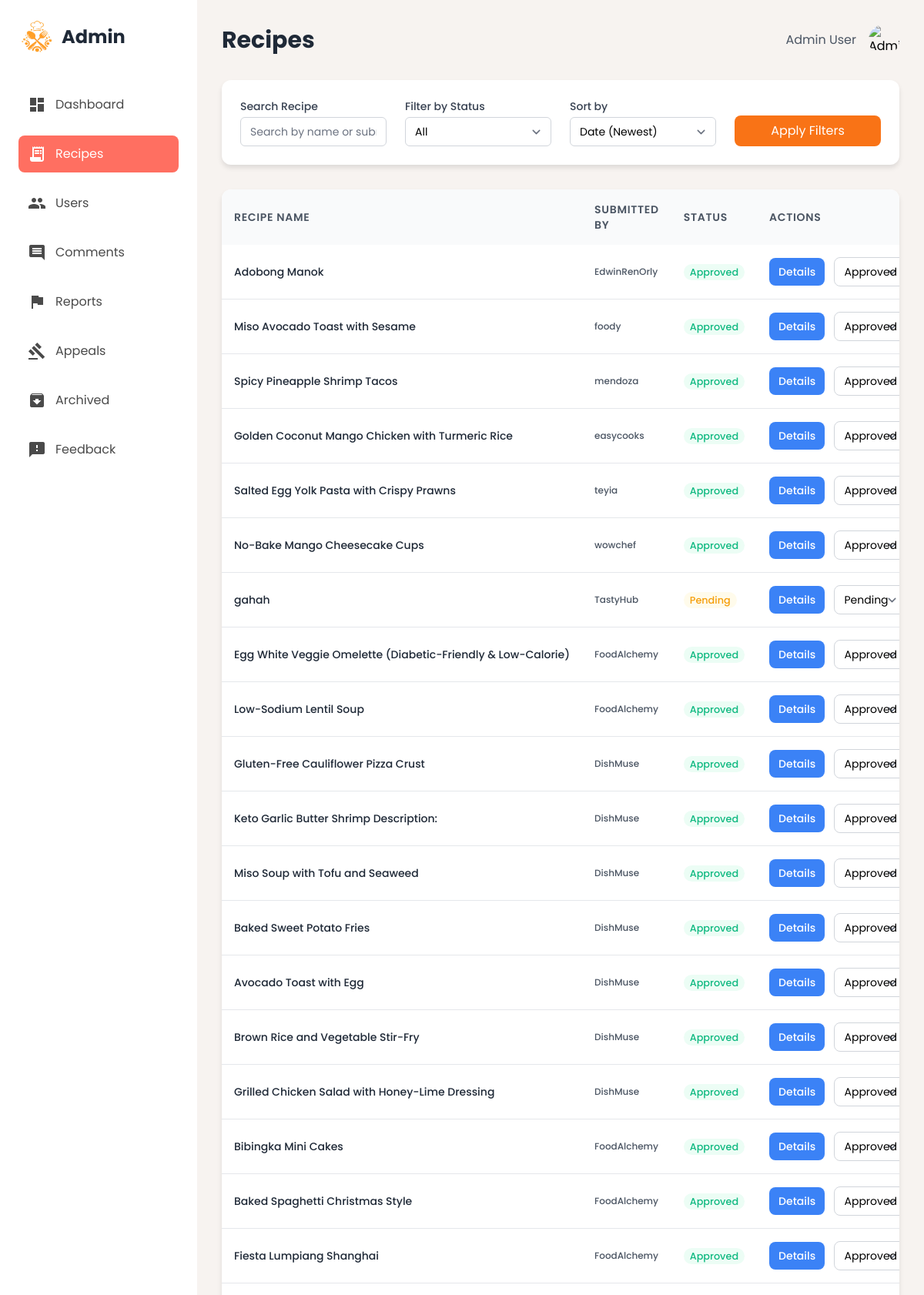
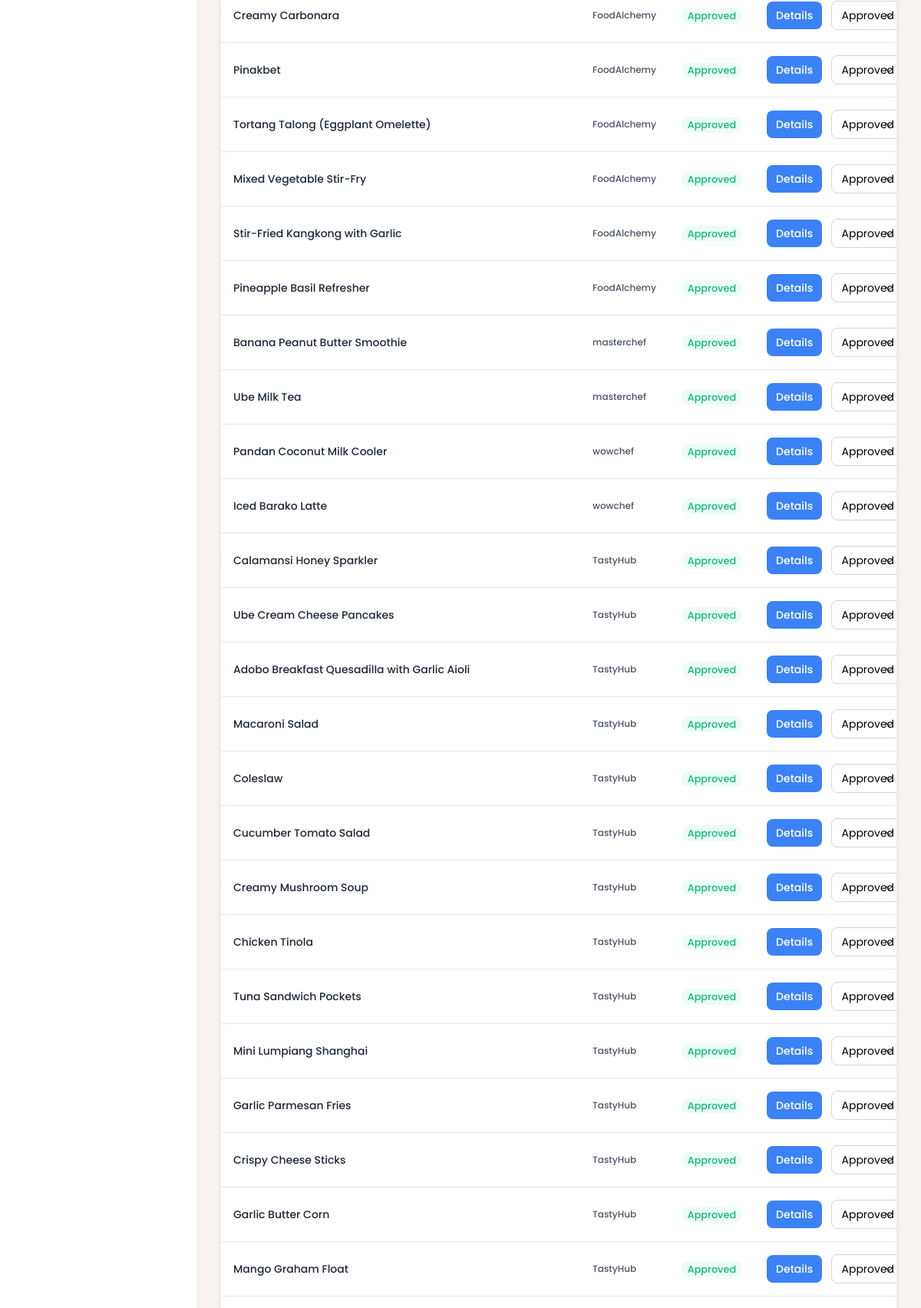
The page /admin_recipe.php (signed in, upper part) on the database its author committed (2 pictures, top to bottom).
### tables this page shows
CREATE TABLE `recipe` (
  `id` int(11) NOT NULL AUTO_INCREMENT,
  `user_id` int(11) NOT NULL,
  `recipe_name` varchar(255) DEFAULT NULL,
  `created_at` timestamp NOT NULL DEFAULT current_timestamp(),
  `image` varchar(255) DEFAULT NULL,
  `recipe_description` text DEFAULT NULL,
  `category` varchar(255) DEFAULT NULL,
  `difficulty` varchar(50) DEFAULT NULL,
  `preparation` varchar(50) DEFAULT NULL,
  `cooktime` varchar(255) DEFAULT NULL,
  `budget` varchar(50) DEFAULT NULL,
  `status` enum('pending','approved','rejected','archived') DEFAULT 'pending',
  `rejection_reason` text DEFAULT NULL,
  `servings` int(11) DEFAULT 1,
  `video_path` varchar(255) DEFAULT NULL,
  `tags` varchar(255) DEFAULT NULL,
  `archived` tinyint(1) DEFAULT 0,
  `archived_at` datetime DEFAULT NULL,
  PRIMARY KEY (`id`),
  KEY `user_id` (`user_id`)
);

CREATE TABLE `users` (
  `id` int(11) NOT NULL AUTO_INCREMENT,
  `username` varchar(50) NOT NULL,
  `email` varchar(100) NOT NULL,
  `password` varchar(255) NOT NULL,
  `created_at` timestamp NOT NULL DEFAULT current_timestamp(),
  `role` enum('user','admin') NOT NULL DEFAULT 'user',
  `biography` text DEFAULT NULL,
  `profile_picture` varchar(255) DEFAULT NULL,
  `last_username_change` datetime DEFAULT NULL,
  `total_violations` int(11) DEFAULT 0,
  `accstatus` varchar(50) DEFAULT 'Active',
  `status_updated_at` datetime DEFAULT NULL,
  `is_verified` tinyint(1) DEFAULT 0,
  PRIMARY KEY (`id`),
  UNIQUE KEY `username` (`username`),
  UNIQUE KEY `email` (`email`)
);

### admin_recipe.php (the view, shortened to what this page needs)
<?php
require 'db.php';
$search = $_GET['search'] ?? '';
$status_filter = $_GET['status'] ?? '';
$sort_by = $_GET['sort'] ?? 'Date (Newest)';
$sql_recipes = "SELECT r.*, u.username AS submitted_by
                FROM recipe r
                LEFT JOIN users u ON r.user_id = u.id
                WHERE 1 AND r.status != 'archived'";
switch ($sort_by) {
    default:
        $sql_recipes .= " ORDER BY r.created_at DESC";
        break;
}
$result_all = $conn->query($sql_recipes);
?>
<!DOCTYPE html>
<html lang="en">
<head>
<script src="https://cdn.tailwindcss.com?plugins=forms,container-queries"></script>
</head>
<body class="flex h-screen">
<aside class="sidebar w-64 flex-shrink-0 p-6 flex flex-col justify-between">
<div>
<div class="flex items-center mb-10">
<img src="img/logo_new.png" alt="Logo" class="w-12 h-12 mr-2">
<h1 class="text-2xl font-bold text-gray-800">Admin</h1>
</div>
<nav>
<ul>
<li class="mb-4">
<a class="flex items-center p-3 rounded-lg inactive-link hover:bg-gray-100" href="admin.php">
<span class="material-icons mr-3">dashboard</span>
<span>Dashboard</span>
</a>
</li>
<li class="mb-4 sidebar-item">
<a class="flex items-center p-3 rounded-lg active-link" href="admin_recipe.php">
<span class="material-icons mr-3">receipt_long</span>
<span>Recipes</span>
</a>
</li>
<li class="mb-4">
<a class="flex items-center p-3 rounded-lg inactive-link hover:bg-gray-100" href="admin_users.php">
<span class="material-icons mr-3">people</span>
<span>Users</span>
</a>
</li>
<li class="mb-4">
<a class="flex items-center p-3 rounded-lg inactive-link" href="admin_comments.php">
<span class="material-icons mr-3">comment</span>
<span>Comments</span>
</a>
</li>
<li class="mb-4">
<a class="flex items-center p-3 rounded-lg inactive-link hover:bg-gray-100" href="admin_reports.php">
<span class="material-icons mr-3">flag</span>
<span>Reports</span>
</a>
</li>
<li class="mb-4">
<a class="flex items-center p-3 rounded-lg inactive-link hover:bg-gray-100" href="admin_appeals.php">
<span class="material-icons mr-3">gavel</span>
<span>Appeals</span>
</a>
</li>
<li class="mb-4">
<a class="flex items-center p-3 rounded-lg inactive-link hover:bg-gray-100" href="admin_archived.php">
<span class="material-icons mr-3">archive</span>
<span>Archived</span>
</a>
</li>
<li class="mb-4">
<a class="flex items-center p-3 rounded-lg inactive-link hover:bg-gray-100" href="admin_feedback.php">
<span class="material-icons mr-3">feedback</span>
<span>Feedback</span>
</a>
</li>
</ul>
</nav>
</div>
</aside>
<main class="main-content flex-1 p-8 overflow-y-auto">
<header class="flex justify-between items-center mb-8">
<h2 class="text-3xl font-bold text-gray-800">Recipes</h2>
<div class="flex items-center">
<span class="mr-4 text-gray-600">Admin User</span>
<img alt="Admin avatar" class="w-10 h-10 rounded-full" src="https://lh3.googleusercontent.com/aida-public/AB6AXuA9Z-yBsYAaeaWkFBB6UcrHuFGwdd_GMeyqKk8UUwvgkXciEDhGc26LGm3V1PEhpM9G--3TUV46vMgDlJ_gbGgwwOotUFFFMH713MIWQui0zFZYqgBSoJ8edc4LnnHVVEN3g7KMwBeI-oSbtFUovjdQ8r2CLGeqzvb3KtbcKEDlDG6CnzbRsFdoDTr7dv-tfCRto2KRbKiK4RUvztUS47_onsq2T_b7qBQ22JrDL4EdLe1pMvi867ixtn6frrtmIHh0YfcLeyZzbdEU"/>
</div>
</header>
<form method="GET" class="card p-6 mb-8">
<div class="grid grid-cols-1 md:grid-cols-2 lg:grid-cols-4 gap-6">
    <div>
        <label for="search" class="block text-sm font-medium text-gray-700">Search Recipe</label>
        <input type="text" name="search" id="search" value="<?php echo htmlspecialchars($search); ?>" placeholder="Search by name or submitter"
               class="mt-1 block w-full pl-3 pr-3 py-2 border-gray-300 rounded-md focus:ring-orange-500 focus:border-orange-500 sm:text-sm"/>
    </div>
    <div>
        <label for="status" class="block text-sm font-medium text-gray-700">Filter by Status</label>
        <select name="status" id="status" class="mt-1 block w-full pl-3 pr-10 py-2 border-gray-300 rounded-md focus:outline-none focus:ring-orange-500 focus:border-orange-500 sm:text-sm">
            <?php
            $statuses = ['All','Approved','Pending','Rejected'];
            foreach($statuses as $status){
                $selected = ($status_filter == strtolower($status)) ? 'selected' : '';
                echo "<option value='$status' $selected>$status</option>";
            }
            ?>
        </select>
    </div>
    <div>
        <label for="sort" class="block text-sm font-medium text-gray-700">Sort by</label>
        <select name="sort" id="sort" class="mt-1 block w-full pl-3 pr-10 py-2 border-gray-300 rounded-md focus:outline-none focus:ring-orange-500 focus:border-orange-500 sm:text-sm">
            <?php
            $options = ['Date (Newest)','Date (Oldest)','Name (A-Z)','Name (Z-A)'];
            foreach($options as $option){
                $selected = ($sort_by == $option) ? 'selected' : '';
                echo "<option value='$option' $selected>$option</option>";
            }
            ?>
        </select>
    </div>
    <div class="flex items-end">
        <button type="submit" class="w-full py-2 px-4 bg-orange-500 text-white rounded-lg hover:bg-orange-600">Apply Filters</button>
    </div>
</div>
</form>
<div class="card overflow-hidden">
<table class="w-full">
<thead class="bg-gray-50">
<tr>
<th class="p-4 text-left text-sm font-semibold text-gray-600 uppercase tracking-wider">Recipe Name</th>
<th class="p-4 text-left text-sm font-semibold text-gray-600 uppercase tracking-wider">Submitted By</th>
<th class="p-4 text-left text-sm font-semibold text-gray-600 uppercase tracking-wider">Status</th>
<th class="p-4 text-left text-sm font-semibold text-gray-600 uppercase tracking-wider">Actions</th>
</tr>
</thead>
<tbody class="divide-y divide-gray-200">
<?php while($row = $result_all->fetch_assoc()): ?>
<tr>
<td class="p-4 whitespace-nowrap font-medium text-sm text-gray-800"><?php echo htmlspecialchars($row['recipe_name']); ?></td>
<td class="p-4 whitespace-nowrap font-medium text-xs text-gray-600"><?php echo htmlspecialchars($row['submitted_by']); ?></td>
<td class="p-4 whitespace-nowrap">
<?php
$statusClass = 'status-pending';
if($row['status'] == 'approved') $statusClass = 'status-approved';
if($row['status'] == 'rejected') $statusClass = 'status-rejected';
?>
<span class="<?php echo $statusClass; ?>"><?php echo ucfirst($row['status']); ?></span>
</td>
<td class="p-4 whitespace-nowrap space-x-2">
    <a href="adminrecipe_details.php?id=<?php echo $row['id']; ?>" class="py-2 px-3 rounded-lg bg-blue-500 text-white font-medium hover:bg-blue-600 text-sm">Details</a>
    <select class="py-2 px-3 rounded-lg border border-gray-300 text-sm focus:outline-none focus:ring-1 focus:ring-orange-500 focus:border-orange-500 status-select"
        data-recipe-id="<?php echo $row['id']; ?>">
    <option value="pending" <?php echo ($row['status']=='pending')?'selected':''; ?>>Pending</option>
    <option value="approved" <?php echo ($row['status']=='approved')?'selected':''; ?>>Approved</option>
</select>
</td>
</tr>
<?php endwhile; ?>
</tbody>
</table>
</div>
</main>
</body>
</html>

### admin_recipe.php (style rules this page uses)
body { font-family: 'Poppins', sans-serif; background-color: #f7f3f0; }
.sidebar { background-color: #ffffff; }
.main-content { background-color: #f7f3f0; }
.active-link { background-color: #ff6f61; color: white; }
.inactive-link { color: #4a4a4a; }
.card { background-color: #ffffff; border-radius: 12px; box-shadow: 0 4px 6px rgba(0,0,0,0.1); }
.status-pending { background-color: #fffbeb; color: #f59e0b; padding: 2px 8px; border-radius: 9999px; font-size: 0.8rem; font-weight: 500; }
.status-approved { background-color: #ecfdf5; color: #10b981; padding: 2px 8px; border-radius: 9999px; font-size: 0.8rem; font-weight: 500; }

### rows shown on the page
recipe: recipe_name "Adobong Manok", user.username "EdwinRenOrly", status "Approved", status+id "Approved"
recipe: recipe_name "Miso Avocado Toast with Sesame", user.username "foody", status "Approved", status+id "Approved"
recipe: recipe_name "Spicy Pineapple Shrimp Tacos", user.username "mendoza", status "Approved", status+id "Approved"
recipe: recipe_name "Golden Coconut Mango Chicken with Turmeric Rice", user.username "easycooks", status "Approved", status+id "Approved"
recipe: recipe_name "Salted Egg Yolk Pasta with Crispy Prawns", user.username "teyia", status "Approved", status+id "Approved"
recipe: recipe_name "No-Bake Mango Cheesecake Cups", user.username "wowchef", status "Approved", status+id "Approved"
recipe: recipe_name "gahah", user.username "TastyHub", status "Pending", status+id "Pending"
recipe: recipe_name "Egg White Veggie Omelette (Diabetic-Friendly & Low-Calorie)", user.username "FoodAlchemy", status "Approved", status+id "Approved"
recipe: recipe_name "Low-Sodium Lentil Soup", user.username "FoodAlchemy", status "Approved", status+id "Approved"
recipe: recipe_name "Gluten-Free Cauliflower Pizza Crust", user.username "DishMuse", status "Approved", status+id "Approved"
recipe: recipe_name "Keto Garlic Butter Shrimp Description:", user.username "DishMuse", status "Approved", status+id "Approved"
recipe: recipe_name "Miso Soup with Tofu and Seaweed", user.username "DishMuse", status "Approved", status+id "Approved"
recipe: recipe_name "Baked Sweet Potato Fries", user.username "DishMuse", status "Approved", status+id "Approved"
recipe: recipe_name "Avocado Toast with Egg", user.username "DishMuse", status "Approved", status+id "Approved"
recipe: recipe_name "Brown Rice and Vegetable Stir-Fry", user.username "DishMuse", status "Approved", status+id "Approved"
recipe: recipe_name "Grilled Chicken Salad with Honey-Lime Dressing", user.username "DishMuse", status "Approved", status+id "Approved"
recipe: recipe_name "Bibingka Mini Cakes", user.username "FoodAlchemy", status "Approved", status+id "Approved"
recipe: recipe_name "Baked Spaghetti Christmas Style", user.username "FoodAlchemy", status "Approved", status+id "Approved"
recipe: recipe_name "Fiesta Lumpiang Shanghai", user.username "FoodAlchemy", status "Approved", status+id "Approved"
recipe: recipe_name "Creamy Carbonara", user.username "FoodAlchemy", status "Approved", status+id "Approved"
recipe: recipe_name "Pinakbet", user.username "FoodAlchemy", status "Approved", status+id "Approved"
recipe: recipe_name "Tortang Talong (Eggplant Omelette)", user.username "FoodAlchemy", status "Approved", status+id "Approved"
recipe: recipe_name "Mixed Vegetable Stir-Fry", user.username "FoodAlchemy", status "Approved", status+id "Approved"
recipe: recipe_name "Stir-Fried Kangkong with Garlic", user.username "FoodAlchemy", status "Approved", status+id "Approved"
recipe: recipe_name "Pineapple Basil Refresher", user.username "FoodAlchemy", status "Approved", status+id "Approved"
recipe: recipe_name "Banana Peanut Butter Smoothie", user.username "masterchef", status "Approved", status+id "Approved"
recipe: recipe_name "Ube Milk Tea", user.username "masterchef", status "Approved", status+id "Approved"
recipe: recipe_name "Pandan Coconut Milk Cooler", user.username "wowchef", status "Approved", status+id "Approved"
recipe: recipe_name "Iced Barako Latte", user.username "wowchef", status "Approved", status+id "Approved"
recipe: recipe_name "Calamansi Honey Sparkler", user.username "TastyHub", status "Approved", status+id "Approved"
recipe: recipe_name "Ube Cream Cheese Pancakes", user.username "TastyHub", status "Approved", status+id "Approved"
recipe: recipe_name "Adobo Breakfast Quesadilla with Garlic Aioli", user.username "TastyHub", status "Approved", status+id "Approved"
recipe: recipe_name "Macaroni Salad", user.username "TastyHub", status "Approved", status+id "Approved"
recipe: recipe_name "Coleslaw", user.username "TastyHub", status "Approved", status+id "Approved"
recipe: recipe_name "Cucumber Tomato Salad", user.username "TastyHub", status "Approved", status+id "Approved"
recipe: recipe_name "Creamy Mushroom Soup", user.username "TastyHub", status "Approved", status+id "Approved"
recipe: recipe_name "Chicken Tinola", user.username "TastyHub", status "Approved", status+id "Approved"
recipe: recipe_name "Tuna Sandwich Pockets", user.username "TastyHub", status "Approved", status+id "Approved"
recipe: recipe_name "Mini Lumpiang Shanghai", user.username "TastyHub", status "Approved", status+id "Approved"
recipe: recipe_name "Garlic Parmesan Fries", user.username "TastyHub", status "Approved", status+id "Approved"
recipe: recipe_name "Crispy Cheese Sticks", user.username "TastyHub", status "Approved", status+id "Approved"
recipe: recipe_name "Garlic Butter Corn", user.username "TastyHub", status "Approved", status+id "Approved"
recipe: recipe_name "Mango Graham Float", user.username "TastyHub", status "Approved", status+id "Approved"

### other values the page prints
form field status "All"
form field sort "Date (Newest)"
